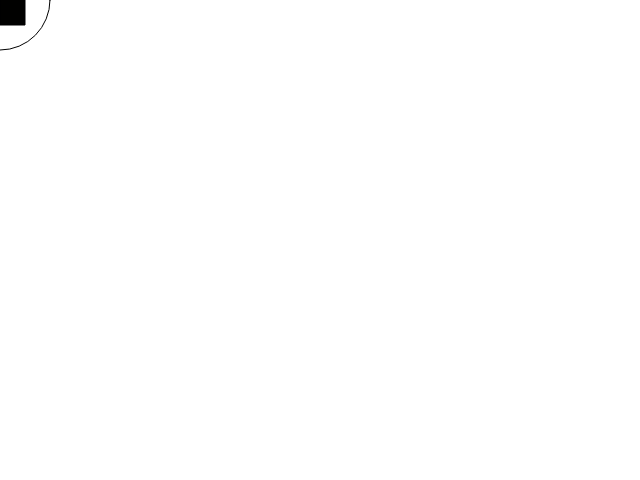
Frame 1 (no input)
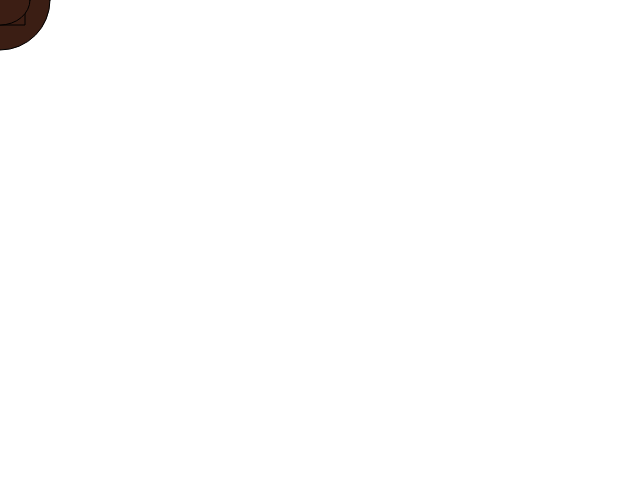
Frame 60 (no input)
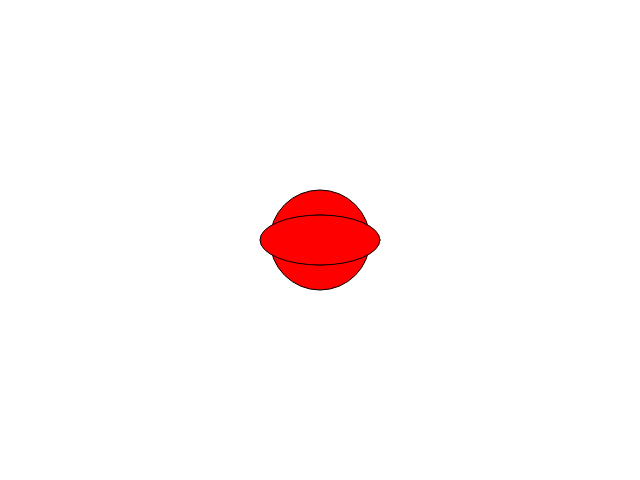
Frame 120 (the mouse pressed at the canvas centre since frame 60)

The p5.js sketch that drew these frames (run headless with seeded random() and noise() and a simulated clock; from frame 60 on, the mouse is pressed at the canvas centre):

// p5.js sketch
// ── sketch.js
// system variables
var ellipseWidth = 0;

function setup() {
    createCanvas(640, 480);
    x = 1;
    textSize(100);
}

function draw() {
    x++;
    background('white');
    ellipse(mouseX,mouseY,100,100);
    fill("lightblue");
    fill(frameCount, frameCount/2 ,frameCount/3);
    
    var shapeSize = 100;
    
    if (mouseX < width/2){
        rectMode(CENTER);
        rect(pmouseX,pmouseY, 50, 50);
    } else {
        fill("red");
        ellipse(pmouseX,pmouseY,50,50);
    }
    
    var ellipseWidth;
    if ( frameCount > width/2) {
        ellipseWidth = o;
    }else{
        ellipseWidth = frameCount;
    }
    ellipse(pmouseX, pmouseY, ellipseWidth,50);
}

// make the snake game

//p5 site ni ii sankou code ga aruyo wwww haHAA
